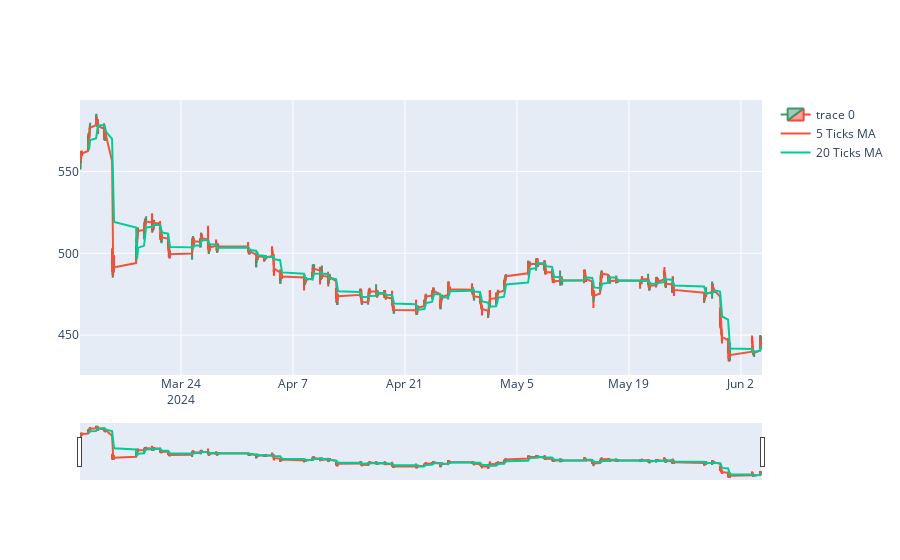

The notebook cell saved with this chart:
### Code cell
# plot eith candle stick

fig = go.Figure(data=[go.Candlestick(x=tsm_data.index,
                open=tsm_data['Open'],
                high=tsm_data['High'],
                low=tsm_data['Low'],
                close=tsm_data['Close'])])

# plot moving average of 20 ticks and 80 ticks

fig.add_trace(go.Scatter(x=tsm_data.index, y=tsm_data['Close'].rolling(window=5).mean(), name='5 Ticks MA'))
fig.add_trace(go.Scatter(x=tsm_data.index, y=tsm_data['Close'].rolling(window=20).mean(), name='20 Ticks MA'))

fig.show()

### Figure 1 — Plotly figure (JSON) as saved in the notebook; plotly's stock layout.template omitted (floating-point values rounded to 4 significant figures; data arrays with more than 128 entries replaced by an {"elided": "..."} marker saying what was removed)
{"data": [{"close": {"elided": "779 float values"}, "high": {"elided": "779 float values"}, "low": {"elided": "779 float values"}, "open": {"elided": "779 float values"}, "type": "candlestick", "x": {"elided": "779 str values"}}, {"name": "5 Ticks MA", "type": "scatter", "x": {"elided": "779 str values"}, "y": {"elided": "779 float values"}}, {"name": "20 Ticks MA", "type": "scatter", "x": {"elided": "779 str values"}, "y": {"elided": "779 float values"}}], "layout": {}}
